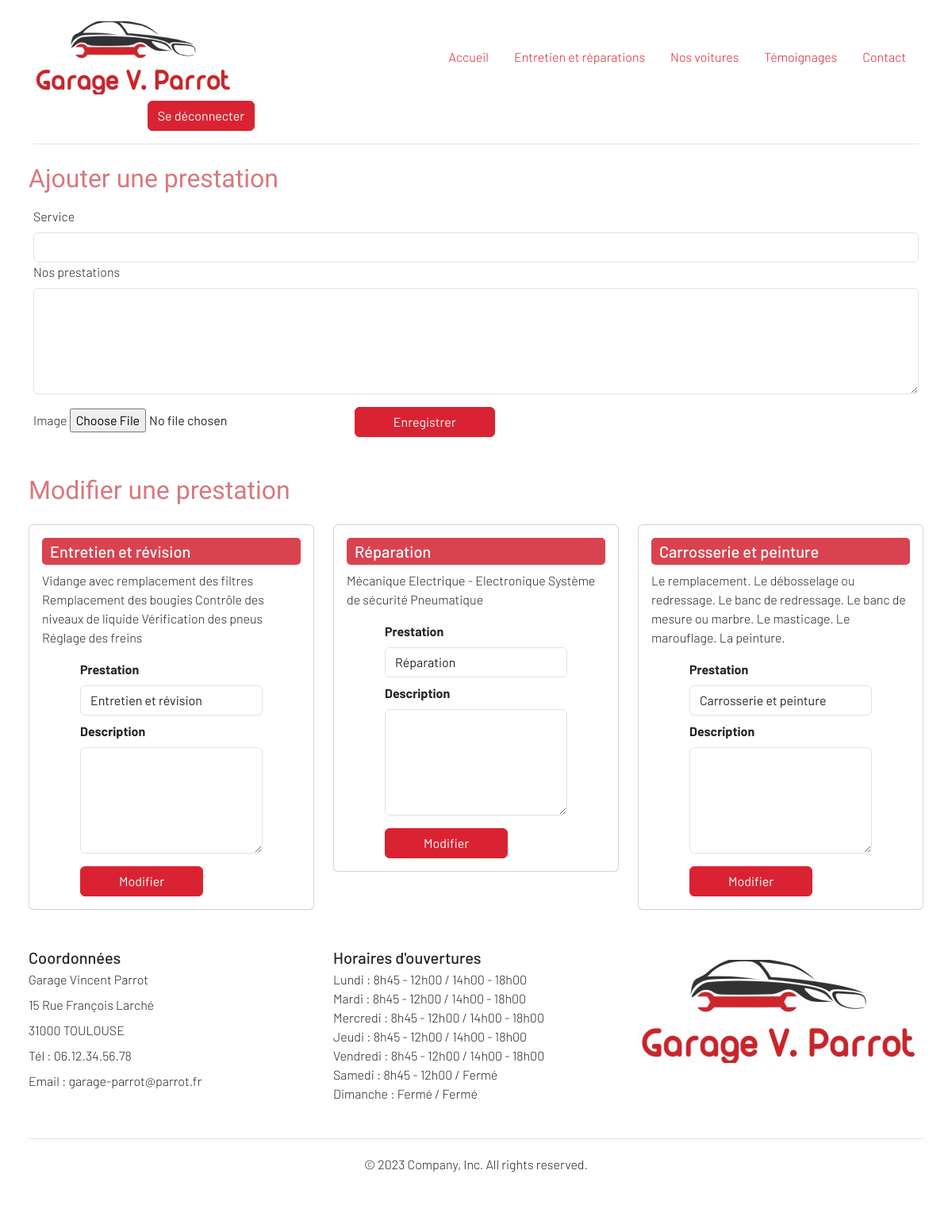
/add_modification_service.php (signed in), run on the app's committed database.
### tables this page shows
CREATE TABLE `services` (
  `id` int(11) NOT NULL,
  `name` varchar(255) NOT NULL,
  `description` varchar(2000) NOT NULL,
  `image` varchar(255) DEFAULT NULL
);

CREATE TABLE `open_hours` (
  `id` int(11) NOT NULL,
  `day` varchar(50) NOT NULL,
  `morning_hours` varchar(50) NOT NULL,
  `afternoon_hours` varchar(50) NOT NULL
);

### lib/service.php (called while the page is built, shortened)
<?php
  function getService(PDO $pdo){
    $sql = 'SELECT * FROM services';
    $query = $pdo->prepare($sql);
    $query->execute();
    return $query->fetchAll();
  }

### lib/open_close.php (called while the page is built, shortened)
<?php
function getAllOpenDays(PDO $pdo) {
  $query = $pdo->query('SELECT * FROM open_hours');
  return $query->fetchAll(PDO::FETCH_ASSOC);
}

### add_modification_service.php (the view, shortened to what this page needs)
<?php
require_once('templates/header.php');
require_once('lib/service.php');
$service = [
    'name' =>'',
    'description' =>'',
];
?>
<h2 class="row px-5">Ajouter une prestation</h2>
<form action="<?= $_SERVER['PHP_SELF']; ?>" method="POST" enctype="multipart/form-data" >
<div class="container mt-3">
        <div class="row align-items-center">
            <div class="col">
        <label for="name" class="form-label">Service</label>
        <input type="text" name="name" id="name" class="form-control" value="<?=$service['name'];?>">
        <label for="description" class="form-label">Nos prestations</label>
        <textarea  name="description" id="description" cols="30" rows="5" class="form-control"><?=$service['description'];?></textarea>
            </div>
        </div>
</div>
    <div class="container mt-3">
        <div class="row align-items-center">
            <div class="col">
        <label for="file" type="form-label">Image</label>
        <input type="file" name="file" id="file">
        <input type="submit" value="Enregistrer" name="saveService" class="btn btn-primary mx-5 px-5 ">
            </div>
        </div>
    </div>
</form>
<h2 class="row px-5 mt-5">Modifier une prestation</h2>
<?php
$updateService = getService($pdo);
?>
<div class="row mx-4">
<?php foreach ($updateService as $updateService){ ?>
    <article class="mt-3 col-md-4">
        <div class="card_services">
        <div class="card">
            <div class="card-body">
                <h5 class="card-title"><?= $updateService['name']; ?></h5>
                <p class="card-text"><?= $updateService['description']; ?></p>
                <form method="POST" enctype="multipart/form-data">
                    <div class="mb-2 px-5">
                        <label for="name" class="form-label">Prestation</label>
                        <input type="text" name="name" id="name" class="form-control" value="<?= $updateService['name']; ?>">
                    </div>
                    <div class="mb-3 px-5">
                        <label for="description" class="form-label">Description</label>
                        <textarea type="text" name="description" id="description" class="form-control" value="<?= $updateService['description']; ?>"cols="30" rows="5"></textarea>
                    </div>
                    <input type="submit" value="Modifier" name="updateService" class="btn btn-primary mx-5 px-5">
                </form>
            </div>
        </div>
        </div>
    </article>
<?php };?>
<?php
require_once('templates/footer.php');
?>

### templates/footer.php (shortened to what this page needs)
<?php
require_once('lib/open_close.php');
?>
      <div class="container">
        <footer class="py-5 lh-1">
          <div class="row">
            <div class="col-md-4  mb-3 ">
            <form>
            <h5>Coordonnées</h5>
              <p>Garage Vincent Parrot</p>
              <p>15 Rue François Larché</p>
              <p>31000 TOULOUSE</p>
              <p>Tél : 06.12.34.56.78</p>
              <p>Email : garage-parrot@parrot.fr</p>
            </form>
            </div>
            <div class="col-6 col-md-4 mb-3">
            <h5>Horaires d'ouvertures</h5>
            <ul class="nav flex-column">
            <?php
            $openDays = getAllOpenDays($pdo);
            foreach ($openDays as $open){ ?>
                <li class="nav-item mb-2">
                  <?= $open['day']; ?> : <?= $open['morning_hours']; ?> / <?= $open['afternoon_hours']; ?>
                </li>
            <?php }; ?>
            </ul>
            </div>
            <div class="col-md-3  mb-3">
              <img src="assets/images/logo_Garage.jpg">
            </div>
          </div>
          <div class="d-flex flex-column flex-sm-row justify-content-center py-4 my-4 border-top">
            <p>© 2023 Company, Inc. All rights reserved.</p>
          </div>
        </footer>
      </div>
  </body>
</html>

### assets/css/style.css (style rules this page uses)
.structure { font-family: 'Barlow', sans-serif; font-weight: 300; }
.structure h2, h3 { font-family: 'Rajdhani'; font-weight: 400; }

### data on the page
services: name "Entretien et révision", description "Vidange avec remplacement des filtres Remplacement des bougies Contrôle des niveaux de liquide Vérification des pneus Réglage des freins"
services: name "Réparation", description "Mécanique Electrique - Electronique Système de sécurité Pneumatique"
services: name "Carrosserie et peinture", description "Le remplacement. Le débosselage ou redressage. Le banc de redressage. Le banc de mesure ou marbre. Le masticage. Le marouflage. La peinture."
open_hours: day "Lundi", morning_hours "8h45 - 12h00", afternoon_hours "14h00 - 18h00"
open_hours: day "Mardi", morning_hours "8h45 - 12h00", afternoon_hours "14h00 - 18h00"
open_hours: day "Mercredi", morning_hours "8h45 - 12h00", afternoon_hours "14h00 - 18h00"
open_hours: day "Jeudi", morning_hours "8h45 - 12h00", afternoon_hours "14h00 - 18h00"
open_hours: day "Vendredi", morning_hours "8h45 - 12h00", afternoon_hours "14h00 - 18h00"
open_hours: day "Samedi", morning_hours "8h45 - 12h00", afternoon_hours "Fermé"
open_hours: day "Dimanche", morning_hours "Fermé", afternoon_hours "Fermé"

### other printed values
$value "Accueil"
$value "Entretien et réparations"
$value "Nos voitures"
$value "Témoignages"
$value "Contact"
